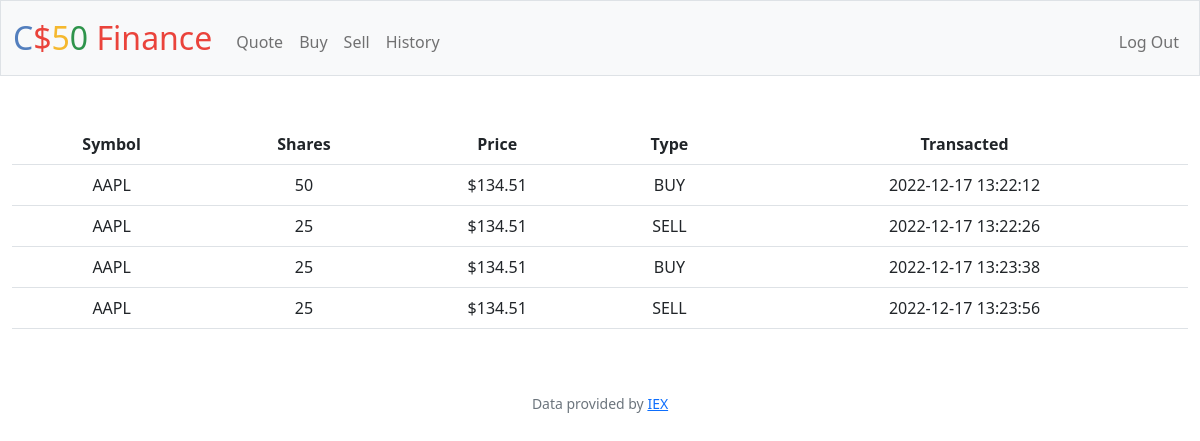
The page /history (signed in) on the database its author committed.
### tables this page shows
CREATE TABLE 'history' ('user_id' INTEGER,'name' TEXT, 'shares' INTEGER,'price' INTEGER, 'symbol' TEXT, 'type' TEXT, 'time' DATETIME DEFAULT CURRENT_TIMESTAMP);

### app.py (the view)
@app.route("/history")
@login_required
def history():
    user_id = session["user_id"]
    history = db.execute("SELECT * FROM history WHERE user_id=?", user_id)
    return render_template("history.html", history=history)
    return apology("TODO")

### app.py (called while the page is built)
@app.after_request
def after_request(response):
    response.headers["Cache-Control"] = "no-cache, no-store, must-revalidate"
    response.headers["Expires"] = 0
    response.headers["Pragma"] = "no-cache"
    return response

### helpers.py (called while the page is built)
def login_required(f):
    @wraps(f)
    def decorated_function(*args, **kwargs):
        if session.get("user_id") is None:
            return redirect("/login")
        return f(*args, **kwargs)
    return decorated_function

def usd(value):
    return f"${value:,.2f}"

### templates/history.html (shortened to what this page needs)
{% extends "layout.html" %}
{% block main %}
<table class="table">
    <thead>
      <tr>
        <th scope="col">Symbol</th>
        <th scope="col">Shares</th>
        <th scope="col">Price</th>
        <th scope="col">Type</th>
        <th scope="col">Transacted</th>
      </tr>
      {% for row in history %}
      <tr>
        <td>{{row["symbol"]}}</td>
        <td>{{row["shares"]}}</td>
        <td>{{row["price"] | usd}}</td>
        <td>{{row["type"]}}</td>
        <td>{{(row["time"])}}</td>
      </tr>
      {% endfor %}
    </thead>
  </table>
{% endblock %}

### rows shown on the page
history: symbol "AAPL", shares "50", price "$134.51", type "BUY", time "2022-12-17 13:22:12"
history: symbol "AAPL", shares "25", price "$134.51", type "SELL", time "2022-12-17 13:22:26"
history: symbol "AAPL", shares "25", price "$134.51", type "BUY", time "2022-12-17 13:23:38"
history: symbol "AAPL", shares "25", price "$134.51", type "SELL", time "2022-12-17 13:23:56"
